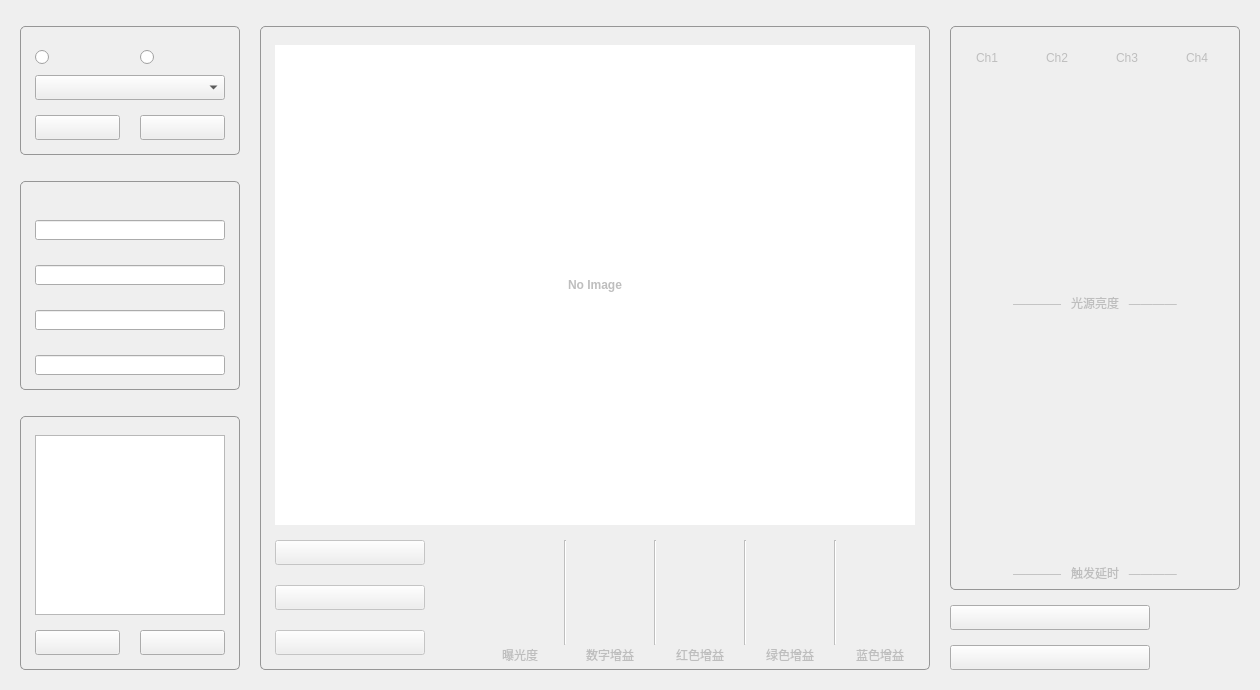
<?xml version="1.0" encoding="UTF-8"?>
<ui version="4.0">
 <class>ClientUI</class>
 <widget class="QWidget" name="ClientUI">
  <property name="geometry">
   <rect>
    <x>0</x>
    <y>0</y>
    <width>1260</width>
    <height>690</height>
   </rect>
  </property>
  <property name="windowTitle">
   <string>装配产线客户端</string>
  </property>
  <widget class="QGroupBox" name="group_box_device">
   <property name="geometry">
    <rect>
     <x>20</x>
     <y>20</y>
     <width>220</width>
     <height>135</height>
    </rect>
   </property>
   <property name="styleSheet">
    <string notr="true">QGroupBox {
border-color: rgb(150, 150, 150);
border-width: 1px;
border-style: solid;
border-radius: 5px;
margin-top: 6px;
}
QGroupBox::title {
subcontrol-origin: margin;
subcontrol-position: top left;
left: 15px;
margin-left: 3px;
}</string>
   </property>
   <property name="title">
    <string/>
   </property>
   <widget class="QPushButton" name="button_scan">
    <property name="geometry">
     <rect>
      <x>15</x>
      <y>95</y>
      <width>85</width>
      <height>25</height>
     </rect>
    </property>
    <property name="text">
     <string/>
    </property>
   </widget>
   <widget class="QComboBox" name="combo_box_device">
    <property name="geometry">
     <rect>
      <x>15</x>
      <y>55</y>
      <width>190</width>
      <height>25</height>
     </rect>
    </property>
    <property name="font">
     <font>
      <pointsize>10</pointsize>
     </font>
    </property>
   </widget>
   <widget class="QPushButton" name="button_sub">
    <property name="geometry">
     <rect>
      <x>120</x>
      <y>95</y>
      <width>85</width>
      <height>25</height>
     </rect>
    </property>
    <property name="text">
     <string/>
    </property>
   </widget>
   <widget class="QRadioButton" name="radio_camera">
    <property name="geometry">
     <rect>
      <x>15</x>
      <y>25</y>
      <width>85</width>
      <height>25</height>
     </rect>
    </property>
   </widget>
   <widget class="QRadioButton" name="radio_light">
    <property name="geometry">
     <rect>
      <x>120</x>
      <y>25</y>
      <width>85</width>
      <height>25</height>
     </rect>
    </property>
   </widget>
   <widget class="QLabel" name="label_sub_msg">
    <property name="geometry">
     <rect>
      <x>120</x>
      <y>80</y>
      <width>85</width>
      <height>15</height>
     </rect>
    </property>
    <property name="text">
     <string/>
    </property>
   </widget>
   <widget class="QLabel" name="label_scan_msg">
    <property name="geometry">
     <rect>
      <x>15</x>
      <y>80</y>
      <width>85</width>
      <height>15</height>
     </rect>
    </property>
    <property name="text">
     <string/>
    </property>
   </widget>
  </widget>
  <widget class="QGroupBox" name="group_box_status">
   <property name="geometry">
    <rect>
     <x>20</x>
     <y>175</y>
     <width>220</width>
     <height>215</height>
    </rect>
   </property>
   <property name="styleSheet">
    <string notr="true">QGroupBox {
border-color: rgb(150, 150, 150);
border-width: 1px;
border-style: solid;
border-radius: 5px;
margin-top: 6px;
}
QGroupBox::title {
subcontrol-origin: margin;
subcontrol-position: top left;
left: 15px;
margin-left: 3px;
}</string>
   </property>
   <property name="title">
    <string/>
   </property>
   <widget class="QLabel" name="label_device_name">
    <property name="geometry">
     <rect>
      <x>15</x>
      <y>115</y>
      <width>190</width>
      <height>20</height>
     </rect>
    </property>
    <property name="text">
     <string/>
    </property>
   </widget>
   <widget class="QLabel" name="label_device_index">
    <property name="geometry">
     <rect>
      <x>15</x>
      <y>25</y>
      <width>190</width>
      <height>20</height>
     </rect>
    </property>
    <property name="text">
     <string/>
    </property>
   </widget>
   <widget class="QLineEdit" name="edit_device_index">
    <property name="geometry">
     <rect>
      <x>15</x>
      <y>45</y>
      <width>190</width>
      <height>20</height>
     </rect>
    </property>
    <property name="alignment">
     <set>Qt::AlignRight|Qt::AlignTrailing|Qt::AlignVCenter</set>
    </property>
    <property name="readOnly">
     <bool>true</bool>
    </property>
   </widget>
   <widget class="QLineEdit" name="edit_device_name">
    <property name="geometry">
     <rect>
      <x>15</x>
      <y>135</y>
      <width>190</width>
      <height>20</height>
     </rect>
    </property>
    <property name="alignment">
     <set>Qt::AlignRight|Qt::AlignTrailing|Qt::AlignVCenter</set>
    </property>
    <property name="readOnly">
     <bool>true</bool>
    </property>
   </widget>
   <widget class="QLineEdit" name="edit_device_ip">
    <property name="geometry">
     <rect>
      <x>15</x>
      <y>90</y>
      <width>190</width>
      <height>20</height>
     </rect>
    </property>
    <property name="alignment">
     <set>Qt::AlignRight|Qt::AlignTrailing|Qt::AlignVCenter</set>
    </property>
    <property name="readOnly">
     <bool>true</bool>
    </property>
   </widget>
   <widget class="QLabel" name="label_device_ip">
    <property name="geometry">
     <rect>
      <x>15</x>
      <y>70</y>
      <width>190</width>
      <height>20</height>
     </rect>
    </property>
    <property name="text">
     <string/>
    </property>
   </widget>
   <widget class="QLineEdit" name="edit_status_message">
    <property name="geometry">
     <rect>
      <x>15</x>
      <y>180</y>
      <width>190</width>
      <height>20</height>
     </rect>
    </property>
    <property name="alignment">
     <set>Qt::AlignRight|Qt::AlignTrailing|Qt::AlignVCenter</set>
    </property>
    <property name="readOnly">
     <bool>true</bool>
    </property>
   </widget>
   <widget class="QLabel" name="label_status_message">
    <property name="geometry">
     <rect>
      <x>15</x>
      <y>160</y>
      <width>190</width>
      <height>20</height>
     </rect>
    </property>
    <property name="text">
     <string/>
    </property>
   </widget>
  </widget>
  <widget class="QPushButton" name="button_disconnect">
   <property name="geometry">
    <rect>
     <x>950</x>
     <y>605</y>
     <width>200</width>
     <height>25</height>
    </rect>
   </property>
   <property name="text">
    <string/>
   </property>
  </widget>
  <widget class="QGroupBox" name="group_box_log">
   <property name="geometry">
    <rect>
     <x>20</x>
     <y>410</y>
     <width>220</width>
     <height>260</height>
    </rect>
   </property>
   <property name="styleSheet">
    <string notr="true">QGroupBox {
border-color: rgb(150, 150, 150);
border-width: 1px;
border-style: solid;
border-radius: 5px;
margin-top: 6px;
}
QGroupBox::title {
subcontrol-origin: margin;
subcontrol-position: top left;
left: 15px;
margin-left: 3px;
}</string>
   </property>
   <widget class="QTextBrowser" name="browser_log">
    <property name="geometry">
     <rect>
      <x>15</x>
      <y>25</y>
      <width>190</width>
      <height>180</height>
     </rect>
    </property>
    <property name="html">
     <string>&lt;!DOCTYPE HTML PUBLIC &quot;-//W3C//DTD HTML 4.0//EN&quot; &quot;http://www.w3.org/TR/REC-html40/strict.dtd&quot;&gt;
&lt;html&gt;&lt;head&gt;&lt;meta name=&quot;qrichtext&quot; content=&quot;1&quot; /&gt;&lt;meta charset=&quot;utf-8&quot; /&gt;&lt;style type=&quot;text/css&quot;&gt;
p, li { white-space: pre-wrap; }
&lt;/style&gt;&lt;/head&gt;&lt;body style=&quot; font-family:'Microsoft YaHei UI'; font-size:9pt; font-weight:400; font-style:normal;&quot;&gt;
&lt;p style=&quot;-qt-paragraph-type:empty; margin-top:0px; margin-bottom:0px; margin-left:0px; margin-right:0px; -qt-block-indent:0; text-indent:0px;&quot;&gt;&lt;br /&gt;&lt;/p&gt;&lt;/body&gt;&lt;/html&gt;</string>
    </property>
   </widget>
   <widget class="QPushButton" name="button_log_clear">
    <property name="geometry">
     <rect>
      <x>120</x>
      <y>220</y>
      <width>85</width>
      <height>25</height>
     </rect>
    </property>
    <property name="text">
     <string/>
    </property>
   </widget>
   <widget class="QPushButton" name="button_log_export">
    <property name="geometry">
     <rect>
      <x>15</x>
      <y>220</y>
      <width>85</width>
      <height>25</height>
     </rect>
    </property>
    <property name="text">
     <string/>
    </property>
   </widget>
  </widget>
  <widget class="QGroupBox" name="group_box_image">
   <property name="enabled">
    <bool>false</bool>
   </property>
   <property name="geometry">
    <rect>
     <x>260</x>
     <y>20</y>
     <width>670</width>
     <height>650</height>
    </rect>
   </property>
   <property name="styleSheet">
    <string notr="true">QGroupBox {
border-color: rgb(150, 150, 150);
border-width: 1px;
border-style: solid;
border-radius: 5px;
margin-top: 6px;
}
QGroupBox::title {
subcontrol-origin: margin;
subcontrol-position: top left;
left: 15px;
margin-left: 3px;
}</string>
   </property>
   <widget class="QPushButton" name="button_image_export">
    <property name="geometry">
     <rect>
      <x>15</x>
      <y>565</y>
      <width>150</width>
      <height>25</height>
     </rect>
    </property>
    <property name="text">
     <string/>
    </property>
   </widget>
   <widget class="QPushButton" name="button_image_clear">
    <property name="geometry">
     <rect>
      <x>15</x>
      <y>610</y>
      <width>150</width>
      <height>25</height>
     </rect>
    </property>
    <property name="text">
     <string/>
    </property>
   </widget>
   <widget class="QLabel" name="label_image">
    <property name="geometry">
     <rect>
      <x>15</x>
      <y>25</y>
      <width>640</width>
      <height>480</height>
     </rect>
    </property>
    <property name="font">
     <font>
      <bold>true</bold>
     </font>
    </property>
    <property name="styleSheet">
     <string notr="true">background-color: rgb(255, 255, 255);</string>
    </property>
    <property name="text">
     <string>No Image</string>
    </property>
    <property name="alignment">
     <set>Qt::AlignCenter</set>
    </property>
   </widget>
   <widget class="QPushButton" name="button_image_load">
    <property name="geometry">
     <rect>
      <x>15</x>
      <y>520</y>
      <width>150</width>
      <height>25</height>
     </rect>
    </property>
    <property name="text">
     <string/>
    </property>
   </widget>
   <widget class="GainSpinSlider" name="widget_gain" native="true">
    <property name="geometry">
     <rect>
      <x>320</x>
      <y>520</y>
      <width>60</width>
      <height>105</height>
     </rect>
    </property>
   </widget>
   <widget class="GainSpinSlider" name="widget_r_gain" native="true">
    <property name="geometry">
     <rect>
      <x>410</x>
      <y>520</y>
      <width>60</width>
      <height>105</height>
     </rect>
    </property>
   </widget>
   <widget class="GainSpinSlider" name="widget_g_gain" native="true">
    <property name="geometry">
     <rect>
      <x>500</x>
      <y>520</y>
      <width>60</width>
      <height>105</height>
     </rect>
    </property>
   </widget>
   <widget class="GainSpinSlider" name="widget_b_gain" native="true">
    <property name="geometry">
     <rect>
      <x>590</x>
      <y>520</y>
      <width>60</width>
      <height>105</height>
     </rect>
    </property>
   </widget>
   <widget class="QLabel" name="label_gain">
    <property name="geometry">
     <rect>
      <x>320</x>
      <y>625</y>
      <width>60</width>
      <height>20</height>
     </rect>
    </property>
    <property name="text">
     <string>数字增益</string>
    </property>
    <property name="alignment">
     <set>Qt::AlignCenter</set>
    </property>
   </widget>
   <widget class="QLabel" name="label_r_gain">
    <property name="geometry">
     <rect>
      <x>410</x>
      <y>625</y>
      <width>60</width>
      <height>20</height>
     </rect>
    </property>
    <property name="text">
     <string>红色增益</string>
    </property>
    <property name="alignment">
     <set>Qt::AlignCenter</set>
    </property>
   </widget>
   <widget class="QLabel" name="label_g_gain">
    <property name="geometry">
     <rect>
      <x>500</x>
      <y>625</y>
      <width>60</width>
      <height>20</height>
     </rect>
    </property>
    <property name="text">
     <string>绿色增益</string>
    </property>
    <property name="alignment">
     <set>Qt::AlignCenter</set>
    </property>
   </widget>
   <widget class="QLabel" name="label_b_gain">
    <property name="geometry">
     <rect>
      <x>590</x>
      <y>625</y>
      <width>60</width>
      <height>20</height>
     </rect>
    </property>
    <property name="text">
     <string>蓝色增益</string>
    </property>
    <property name="alignment">
     <set>Qt::AlignCenter</set>
    </property>
   </widget>
   <widget class="Line" name="line_1">
    <property name="geometry">
     <rect>
      <x>290</x>
      <y>520</y>
      <width>30</width>
      <height>105</height>
     </rect>
    </property>
    <property name="orientation">
     <enum>Qt::Vertical</enum>
    </property>
   </widget>
   <widget class="Line" name="line_2">
    <property name="geometry">
     <rect>
      <x>380</x>
      <y>520</y>
      <width>30</width>
      <height>105</height>
     </rect>
    </property>
    <property name="orientation">
     <enum>Qt::Vertical</enum>
    </property>
   </widget>
   <widget class="Line" name="line_3">
    <property name="geometry">
     <rect>
      <x>470</x>
      <y>520</y>
      <width>30</width>
      <height>105</height>
     </rect>
    </property>
    <property name="orientation">
     <enum>Qt::Vertical</enum>
    </property>
   </widget>
   <widget class="Line" name="line_4">
    <property name="geometry">
     <rect>
      <x>560</x>
      <y>520</y>
      <width>30</width>
      <height>105</height>
     </rect>
    </property>
    <property name="orientation">
     <enum>Qt::Vertical</enum>
    </property>
   </widget>
   <widget class="ExposureSpinSlider" name="widget_exposure" native="true">
    <property name="geometry">
     <rect>
      <x>230</x>
      <y>520</y>
      <width>60</width>
      <height>105</height>
     </rect>
    </property>
   </widget>
   <widget class="QLabel" name="label_gain_2">
    <property name="geometry">
     <rect>
      <x>230</x>
      <y>625</y>
      <width>60</width>
      <height>20</height>
     </rect>
    </property>
    <property name="text">
     <string>曝光度</string>
    </property>
    <property name="alignment">
     <set>Qt::AlignCenter</set>
    </property>
   </widget>
  </widget>
  <widget class="QPushButton" name="button_exit">
   <property name="geometry">
    <rect>
     <x>950</x>
     <y>645</y>
     <width>200</width>
     <height>25</height>
    </rect>
   </property>
   <property name="text">
    <string/>
   </property>
  </widget>
  <widget class="QGroupBox" name="group_box_light">
   <property name="enabled">
    <bool>false</bool>
   </property>
   <property name="geometry">
    <rect>
     <x>950</x>
     <y>20</y>
     <width>290</width>
     <height>570</height>
    </rect>
   </property>
   <property name="styleSheet">
    <string notr="true">QGroupBox {
border-color: rgb(150, 150, 150);
border-width: 1px;
border-style: solid;
border-radius: 5px;
margin-top: 6px;
}
QGroupBox::title {
subcontrol-origin: margin;
subcontrol-position: top left;
left: 15px;
margin-left: 3px;
}</string>
   </property>
   <property name="title">
    <string/>
   </property>
   <widget class="LightSpinSlider" name="widget_light_ch1" native="true">
    <property name="geometry">
     <rect>
      <x>10</x>
      <y>50</y>
      <width>60</width>
      <height>220</height>
     </rect>
    </property>
   </widget>
   <widget class="LightSpinSlider" name="widget_light_ch2" native="true">
    <property name="geometry">
     <rect>
      <x>80</x>
      <y>50</y>
      <width>60</width>
      <height>220</height>
     </rect>
    </property>
   </widget>
   <widget class="LightSpinSlider" name="widget_light_ch3" native="true">
    <property name="geometry">
     <rect>
      <x>150</x>
      <y>50</y>
      <width>60</width>
      <height>220</height>
     </rect>
    </property>
   </widget>
   <widget class="LightSpinSlider" name="widget_light_ch4" native="true">
    <property name="geometry">
     <rect>
      <x>220</x>
      <y>50</y>
      <width>60</width>
      <height>220</height>
     </rect>
    </property>
   </widget>
   <widget class="DelaySpinSlider" name="widget_delay_ch1" native="true">
    <property name="geometry">
     <rect>
      <x>10</x>
      <y>320</y>
      <width>60</width>
      <height>220</height>
     </rect>
    </property>
   </widget>
   <widget class="DelaySpinSlider" name="widget_delay_ch2" native="true">
    <property name="geometry">
     <rect>
      <x>80</x>
      <y>320</y>
      <width>60</width>
      <height>220</height>
     </rect>
    </property>
   </widget>
   <widget class="DelaySpinSlider" name="widget_delay_ch3" native="true">
    <property name="geometry">
     <rect>
      <x>150</x>
      <y>320</y>
      <width>60</width>
      <height>220</height>
     </rect>
    </property>
   </widget>
   <widget class="DelaySpinSlider" name="widget_delay_ch4" native="true">
    <property name="geometry">
     <rect>
      <x>220</x>
      <y>320</y>
      <width>60</width>
      <height>220</height>
     </rect>
    </property>
   </widget>
   <widget class="QLabel" name="label_ch0">
    <property name="geometry">
     <rect>
      <x>12</x>
      <y>25</y>
      <width>50</width>
      <height>25</height>
     </rect>
    </property>
    <property name="text">
     <string>Ch1</string>
    </property>
    <property name="alignment">
     <set>Qt::AlignCenter</set>
    </property>
   </widget>
   <widget class="QLabel" name="label_ch2">
    <property name="geometry">
     <rect>
      <x>82</x>
      <y>25</y>
      <width>50</width>
      <height>25</height>
     </rect>
    </property>
    <property name="text">
     <string>Ch2</string>
    </property>
    <property name="alignment">
     <set>Qt::AlignCenter</set>
    </property>
   </widget>
   <widget class="QLabel" name="label_ch3">
    <property name="geometry">
     <rect>
      <x>152</x>
      <y>25</y>
      <width>50</width>
      <height>25</height>
     </rect>
    </property>
    <property name="text">
     <string>Ch3</string>
    </property>
    <property name="alignment">
     <set>Qt::AlignCenter</set>
    </property>
   </widget>
   <widget class="QLabel" name="label_ch4">
    <property name="geometry">
     <rect>
      <x>222</x>
      <y>25</y>
      <width>50</width>
      <height>25</height>
     </rect>
    </property>
    <property name="text">
     <string>Ch4</string>
    </property>
    <property name="alignment">
     <set>Qt::AlignCenter</set>
    </property>
   </widget>
   <widget class="QLabel" name="label_light">
    <property name="geometry">
     <rect>
      <x>10</x>
      <y>270</y>
      <width>270</width>
      <height>25</height>
     </rect>
    </property>
    <property name="text">
     <string>————   光源亮度   ————</string>
    </property>
    <property name="alignment">
     <set>Qt::AlignCenter</set>
    </property>
   </widget>
   <widget class="QLabel" name="label_delay">
    <property name="geometry">
     <rect>
      <x>10</x>
      <y>540</y>
      <width>270</width>
      <height>25</height>
     </rect>
    </property>
    <property name="text">
     <string>————   触发延时   ————</string>
    </property>
    <property name="alignment">
     <set>Qt::AlignCenter</set>
    </property>
   </widget>
  </widget>
 </widget>
 <customwidgets>
  <customwidget>
   <class>LightSpinSlider</class>
   <extends>QWidget</extends>
   <header location="global">light_spin_slider.h</header>
   <container>1</container>
  </customwidget>
  <customwidget>
   <class>DelaySpinSlider</class>
   <extends>QWidget</extends>
   <header location="global">delay_spin_slider.h</header>
   <container>1</container>
  </customwidget>
  <customwidget>
   <class>GainSpinSlider</class>
   <extends>QWidget</extends>
   <header location="global">gain_spin_slider.h</header>
   <container>1</container>
  </customwidget>
  <customwidget>
   <class>ExposureSpinSlider</class>
   <extends>QWidget</extends>
   <header location="global">exposure_spin_slider.h</header>
   <container>1</container>
  </customwidget>
 </customwidgets>
 <resources/>
 <connections>
  <connection>
   <sender>button_log_clear</sender>
   <signal>clicked()</signal>
   <receiver>browser_log</receiver>
   <slot>clear()</slot>
   <hints>
    <hint type="sourcelabel">
     <x>179</x>
     <y>552</y>
    </hint>
    <hint type="destinationlabel">
     <x>129</x>
     <y>474</y>
    </hint>
   </hints>
  </connection>
  <connection>
   <sender>button_exit</sender>
   <signal>clicked()</signal>
   <receiver>ClientUI</receiver>
   <slot>close()</slot>
   <hints>
    <hint type="sourcelabel">
     <x>94</x>
     <y>689</y>
    </hint>
    <hint type="destinationlabel">
     <x>554</x>
     <y>362</y>
    </hint>
   </hints>
  </connection>
 </connections>
</ui>
